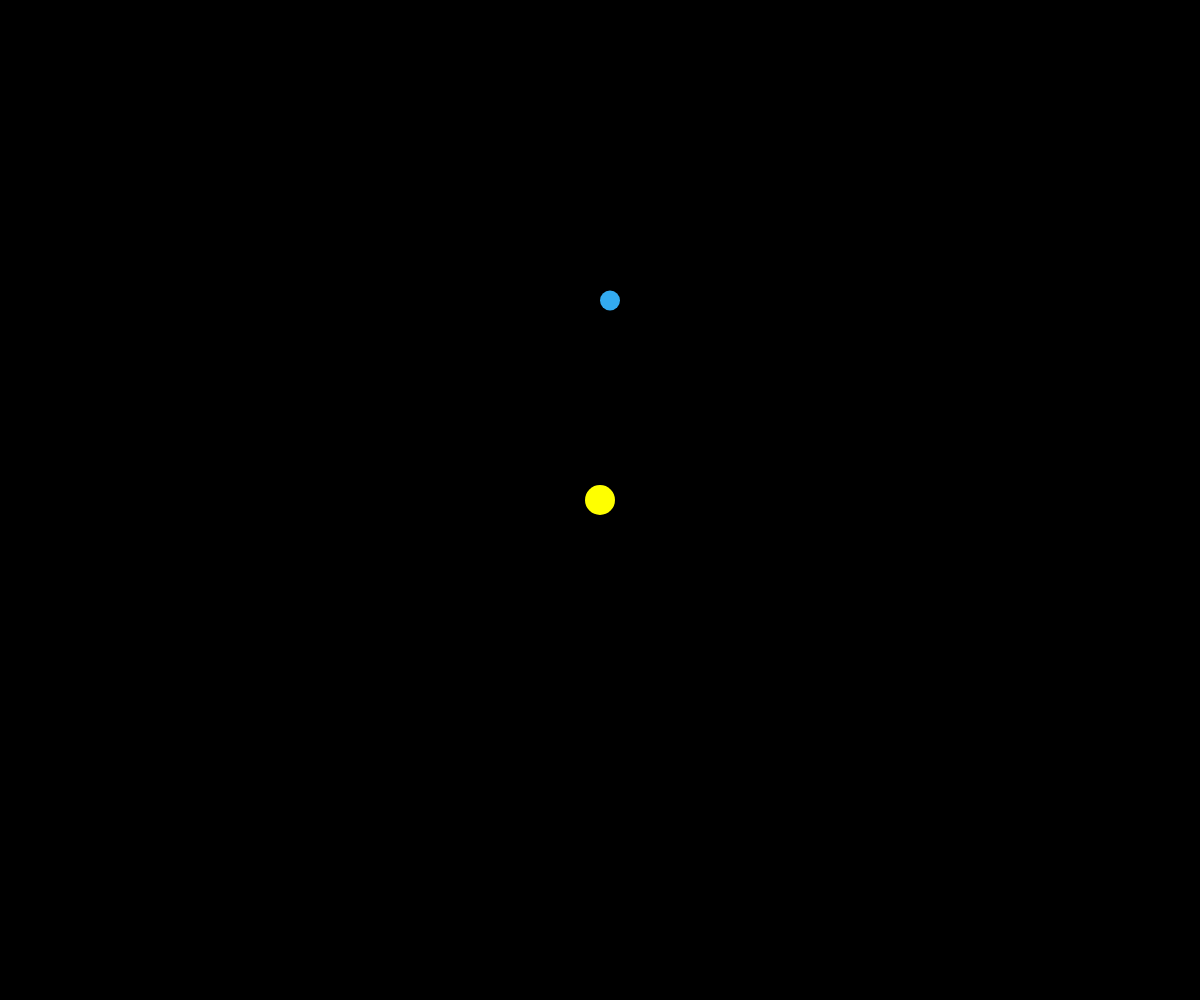
Frame 1 (no input)
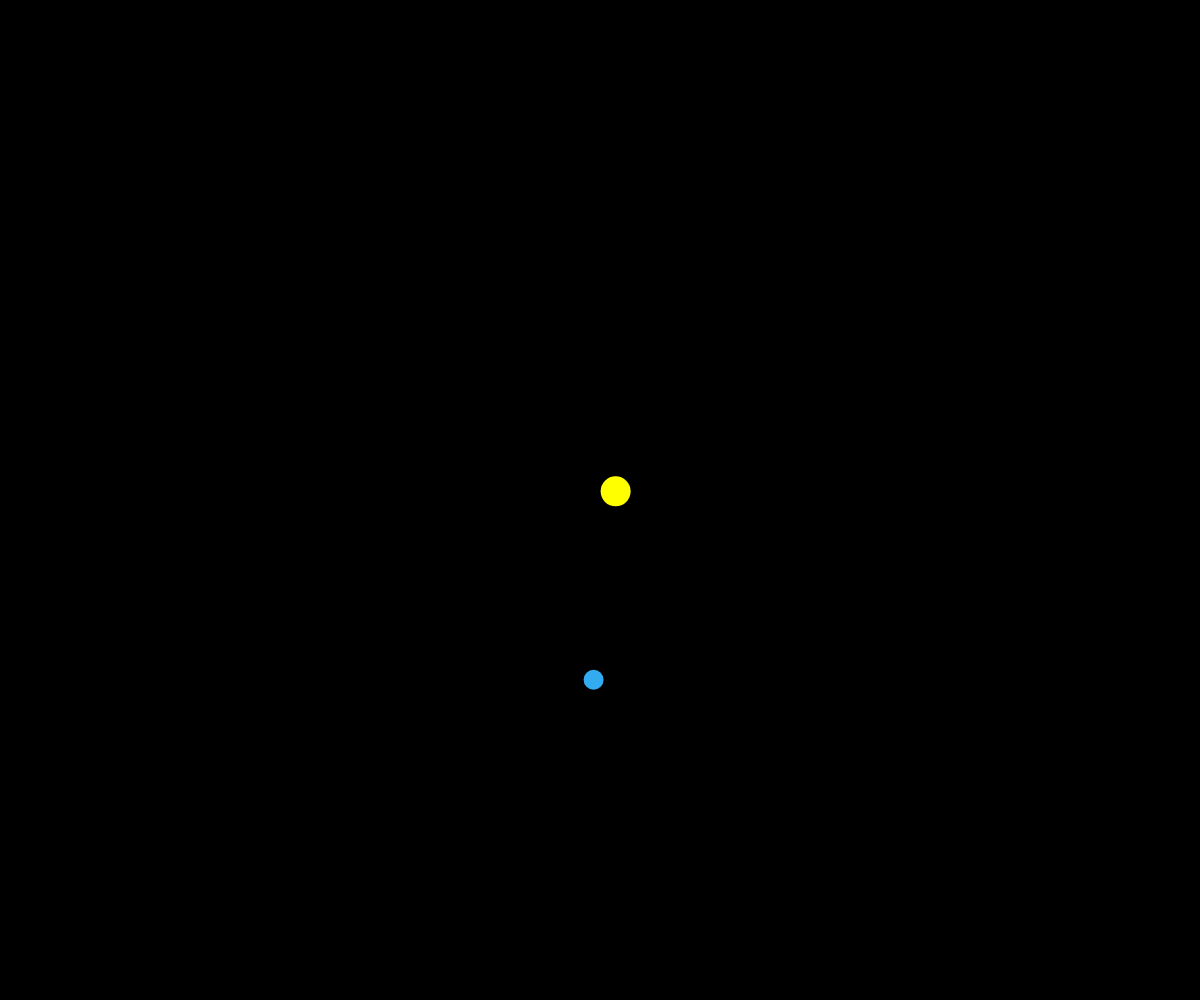
Frame 60 (no input)
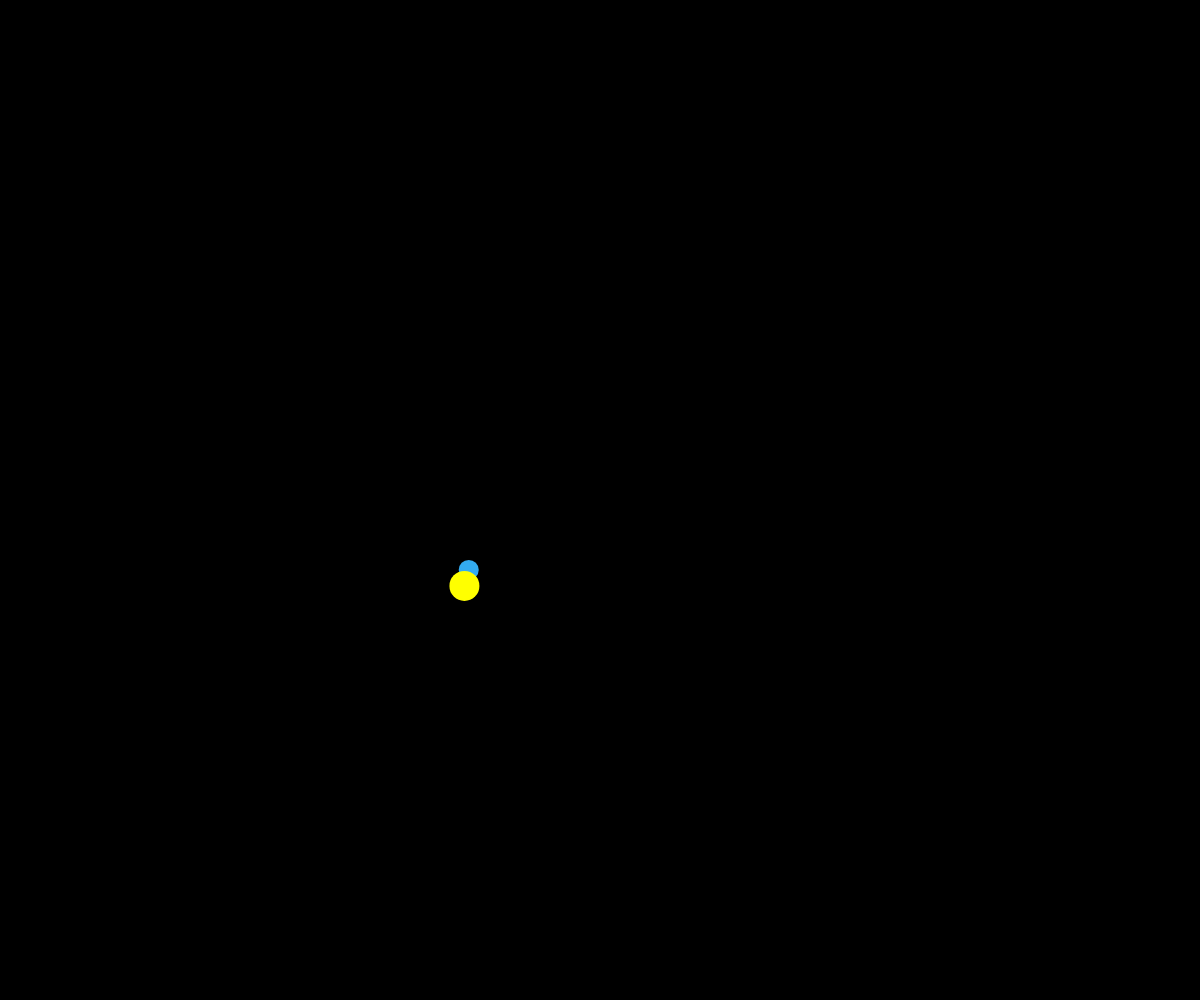
Frame 120 (the mouse pressed at the canvas centre since frame 60)

The p5.js sketch that drew these frames (run headless with seeded random() and noise() and a simulated clock; from frame 60 on, the mouse is pressed at the canvas centre):

// p5.js sketch
// ── sketch.js
var star = {
	x: 0,
	y: 0,
	diameter: 30,
	color: 'rgb(255, 255, 0)',
	mass: 20000,
	velx: 0,
	vely: 0
};

var planet = {
	x: 0,
	y: 0,
	diameter: 20,
	color: 'rgb(51, 171, 240)',
	mass: 500,
	velx: 10,
	vely: 0
}

function setup() {
	createCanvas(windowWidth, windowHeight);
	//background(0);
	star.x = windowWidth/2;
	star.y = windowHeight/2;
	planet.x = star.x;
	planet.y = star.y - 200;
}

function update(obj1, obj2) {
	dist = ((obj1.x - obj2.x)**2 + ((obj1.y - obj2.y)**2))**0.5;
	cos = (obj1.x - obj2.x) / dist;
	sin = (obj1.y - obj2.y) / dist;
	acc = obj2.mass / (dist**2);
	obj1.velx = obj1.velx - (acc*cos);
	obj1.vely = obj1.vely - (acc*sin);
	if ((obj1.x > windowWidth) || (obj1.x < 0) || (obj1.y > windowHeight) || (obj1.y < 0) || (dist < 20)) {
		obj1.velx = 0;
		obj1.vely = 0;
	}
	obj1.x = obj1.x + obj1.velx;
	obj1.y = obj1.y + obj1.vely;
	fill(obj1.color);
	noStroke();
	ellipse(obj1.x, obj1.y, obj1.diameter);
}

function draw() {
  background(0)
	update(planet, star);
	update(star, planet);
}

function mousePressed() {
	box = planet.mass;
	planet.mass = star.mass;
	star.mass = planet.mass;
}
